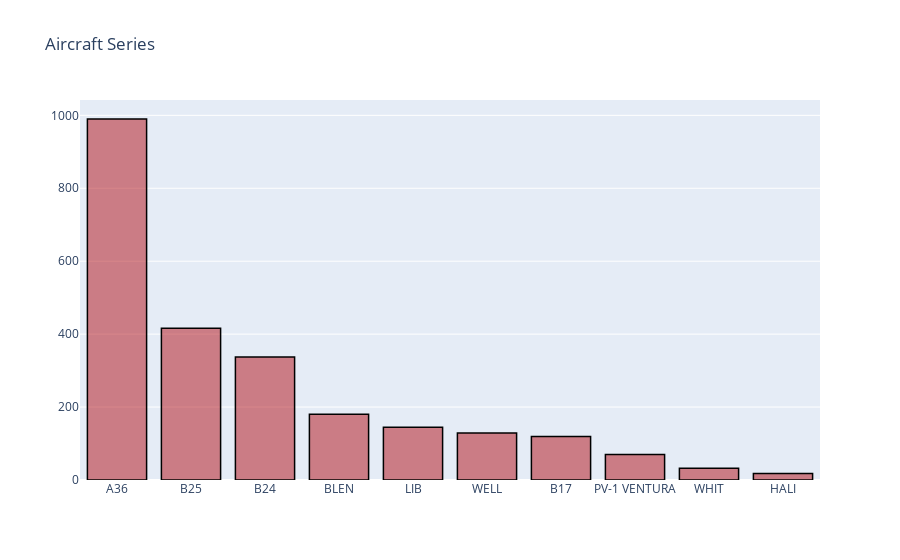

The notebook cell this image was saved under:
### Code cell
# Aircraft Series
data = aerial['Aircraft Series'].value_counts()
print(data[:10])
data = [go.Bar(            
            x=data[:10].index,
            y=data[:10].values,
            hoverinfo = 'text',
            
            marker = dict(color = 'rgba(177, 14, 22, 0.5)',
                             line=dict(color='rgb(0,0,0)',width=1.5)),
    )]

layout = dict(
    title = 'Aircraft Series',
)
fig = go.Figure(data=data, layout=layout)
iplot(fig)

### Figure 1 — Plotly figure (JSON) as saved in the notebook; plotly's stock layout.template omitted (floating-point values rounded to 4 significant figures)
{"data": [{"hoverinfo": "text", "marker": {"color": "rgba(177, 14, 22, 0.5)", "line": {"color": "rgb(0, 0, 0)", "width": 1.5}}, "x": ["A36", "B25", "B24", "BLEN", "LIB", "WELL", "B17", "PV-1 VENTURA", "WHIT", "HALI"], "y": [990, 416, 337, 180, 145, 129, 119, 70, 32, 18], "type": "bar"}], "layout": {"title": {"text": "Aircraft Series"}, "xaxis": {"type": "category", "range": [-0.5, 9.5], "autorange": true}, "yaxis": {"type": "linear", "range": [0, 1042.0], "autorange": true}, "autosize": true}}
